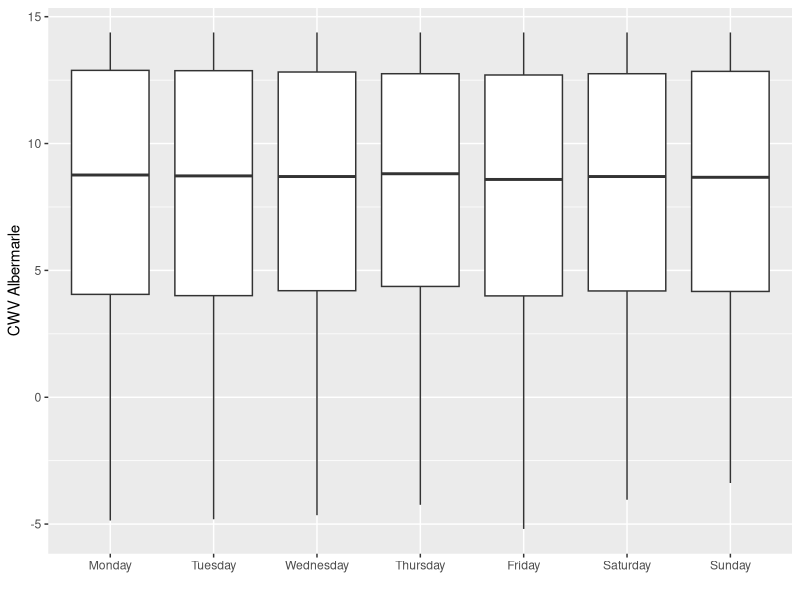
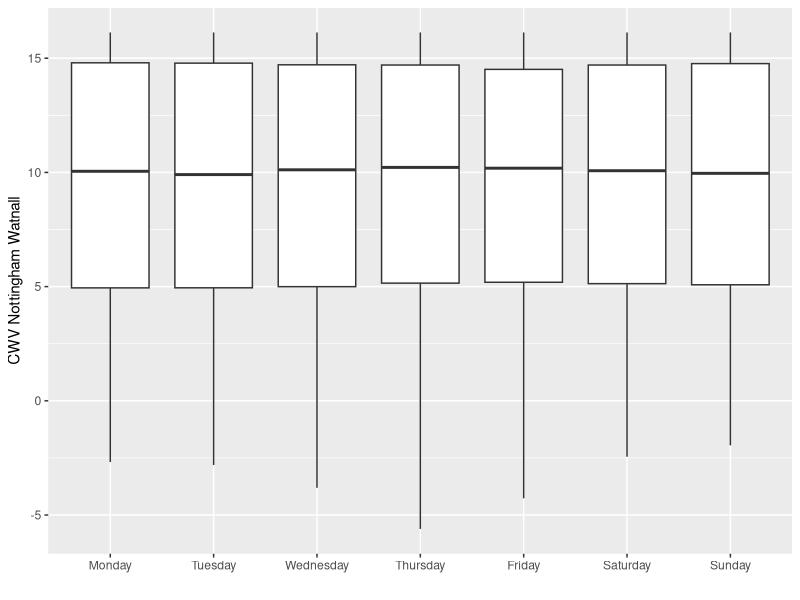
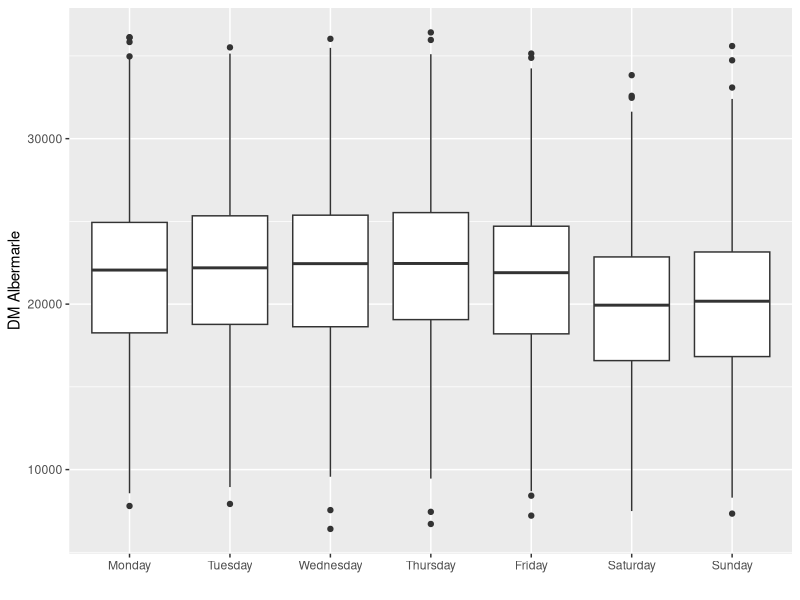
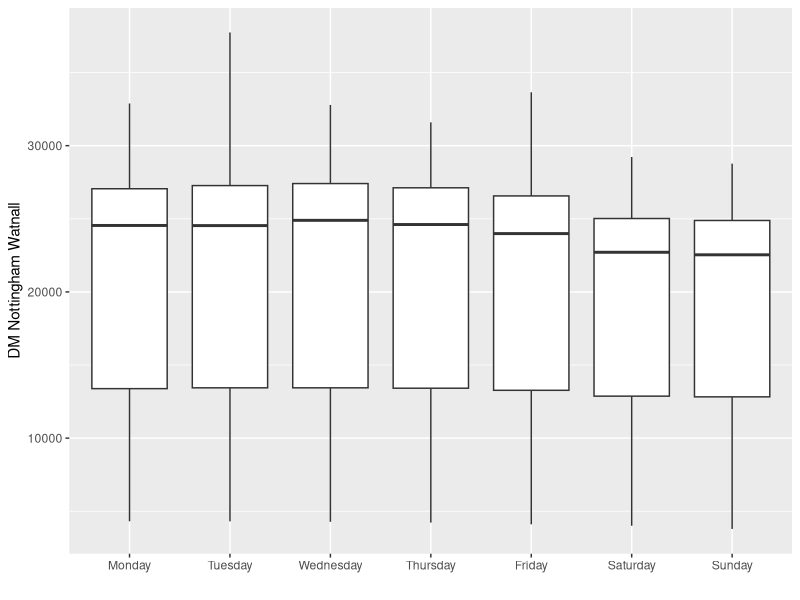
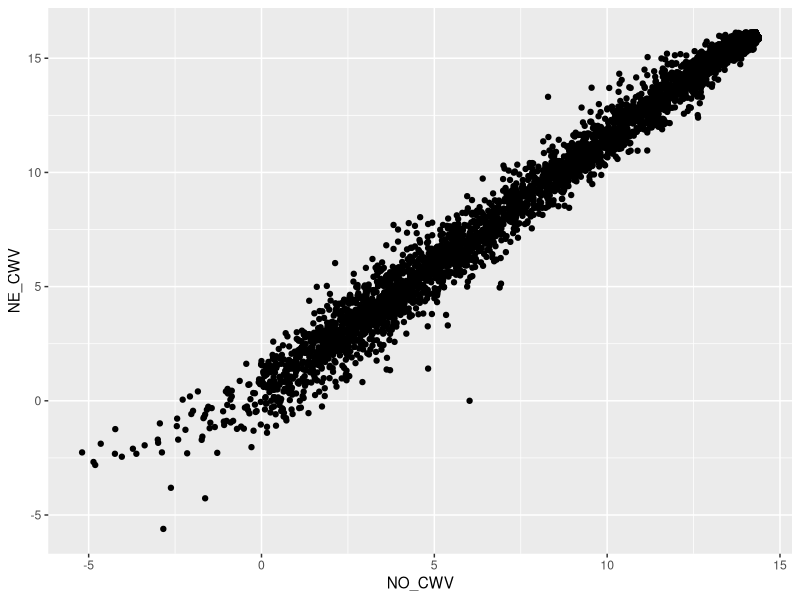
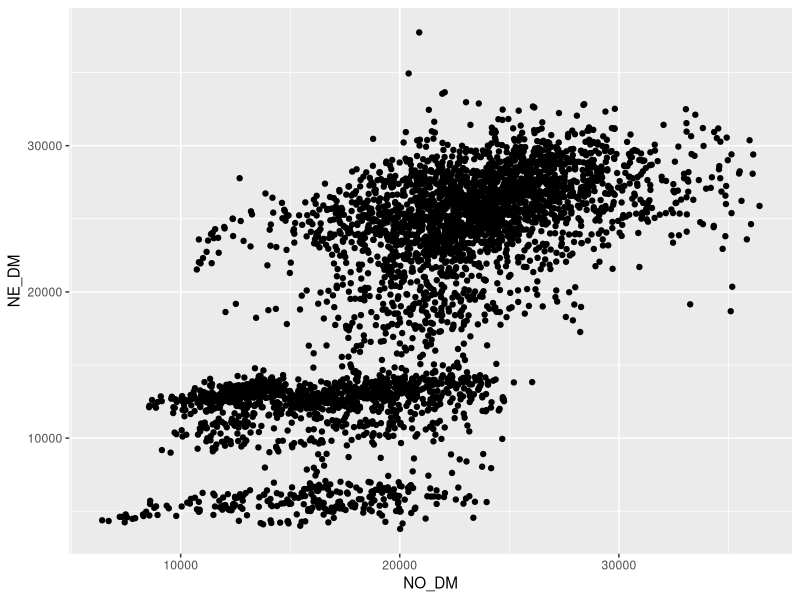
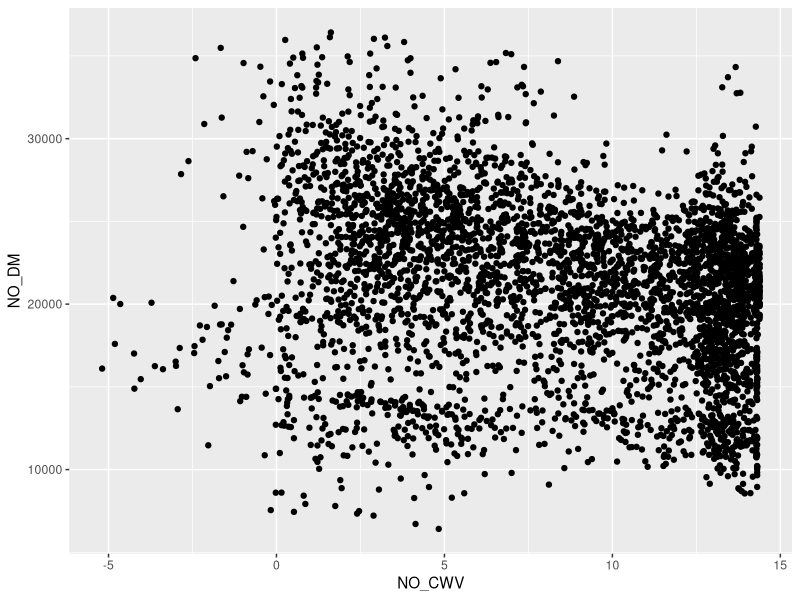
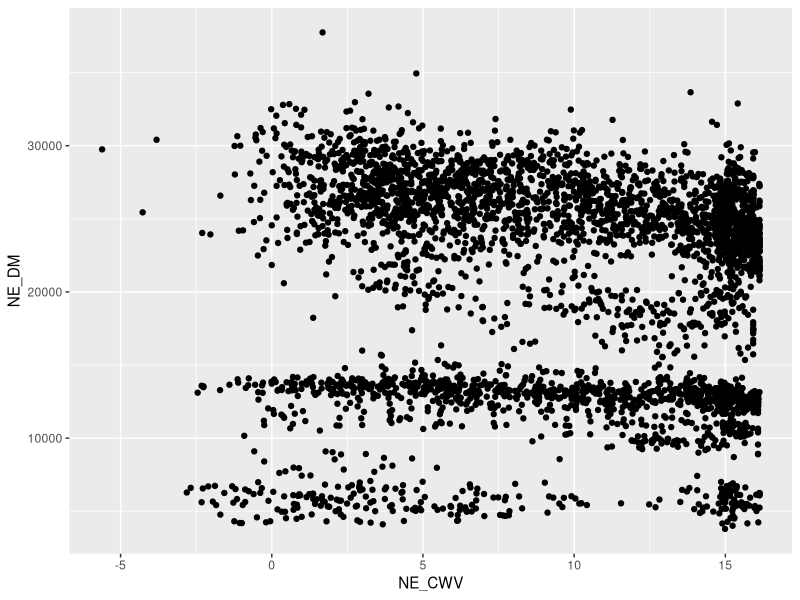

Recreate these plots in R, in order. (Note: this script raises an error after producing the figures.)
## Columns 1,2,3,9,14,20
all_data = read.csv("data_for_daniel.csv", header = TRUE)
data = all_data[,c(1,2,3,9,14,20)]
install.packages("lubridate")
library(lubridate)
## Check lubridate is working
dmy(data$Date[1])
library(ggplot2)
## Find the NA values in the data and remove
which(is.na(data))
data[which(is.na(data)),]
which(is.na(data$Day))
which(is.na(data$Date))
which(is.na(data$NO_CWV))
which(is.na(data$NO_DM))
which(is.na(data$NE_CWV))
which(is.na(data$NE_DM))
data[3103,]
data = na.omit(data)
which(duplicated(data$Date))
## No duplicated dates in the data
## Set the Date column in the correct format
data$Date = dmy(data$Date)

## Create box plots of the data with the days in order Monday-Sunday
level_order = c("Monday", "Tuesday", "Wednesday", "Thursday", "Friday", "Saturday", "Sunday")
ggplot(data = data) + 
  geom_boxplot(mapping = aes(x = factor(Day, level = level_order), y = NO_CWV)) +
  xlab("") + ylab("CWV Albermarle")
ggplot(data = data) + 
  geom_boxplot(mapping = aes(x = factor(Day, level = level_order), y = NE_CWV))+
  xlab("") + ylab("CWV Nottingham Watnall")
ggplot(data = data) + 
  geom_boxplot(mapping = aes(x = factor(Day, level = level_order), y = NO_DM)) + 
  xlab("") + ylab("DM Albermarle")
ggplot(data = data) + 
  geom_boxplot(mapping = aes(x = factor(Day, level = level_order), y = NE_DM)) + 
  xlab("") + ylab("DM Nottingham Watnall")

## Create scatter plots of relationships within variables (CWV and DM)
ggplot(data = data) + geom_point(mapping = aes(x = NO_CWV, y = NE_CWV))
ggplot(data = data) + geom_point(mapping = aes(x = NO_DM, y = NE_DM))
## Now within locations (NO and NE)
ggplot(data = data) + geom_point(mapping = aes(x = NO_CWV, y = NO_DM))
ggplot(data = data) + geom_point(mapping = aes(x = NE_CWV, y = NE_DM))

## Create some line plots of the data
ggplot(data = data, mapping = aes(x = Date, y = NO_CWV)) + geom_line()
ggplot(data = data, mapping = aes(x = Date, y = NE_CWV)) + geom_line()
ggplot(data = data, mapping = aes(x = Date, y = NO_DM)) + geom_line()
ggplot(data = data, mapping = aes(x = Date, y = NE_DM)) + geom_line()

## Import the holiday dates
holidays = read.csv("holidays.csv", header = TRUE)
which(is.na(holidays))  ## No missing values
bank_holidays = holidays[which(holidays$Bank.Holiday==TRUE),]
## Need to change the date column for the data frame so they are in the same format
bank_holidays$Date = ymd(bank_holidays$Date)
bank_hols_data = match_df(data, bank_holidays)
data = join(data, bank_holidays, by = "Date")
data$Holiday = NULL
data$Type = NULL
library(tidyr)
data$Bank.Holiday = replace_na(data$Bank.Holiday,"FALSE")

## Now can plot the bank holidays against other days
ggplot(data = data) + geom_point(mapping = aes(x = NO_CWV, y = NE_CWV, colour = factor(Bank.Holiday)))
ggplot(data = data) + geom_point(mapping = aes(x = NO_DM, y = NE_DM, colour = factor(Bank.Holiday)))
ggplot(data = data) + geom_point(mapping = aes(x = NO_CWV, y = NO_DM, colour = factor(Bank.Holiday)))
ggplot(data = data) + geom_point(mapping = aes(x = NE_CWV, y = NE_DM, colour = factor(Bank.Holiday)))

## Look at more ways to represent the differences (if any) with bank holidays
ggplot(data = data, mapping = aes(x = Date, y = NO_CWV, colour = factor(Bank.Holiday))) + geom_line()




## Extract the dates
index = dmy(data$Date)
## Create a time series object - need to check for leap years because of frequency
NO_CWV_ts = ts(data$NO_CWV, start = c(2008, as.numeric(format(inds[1], "%j"))),
               frequency = 365)
NO_CWV_ts

